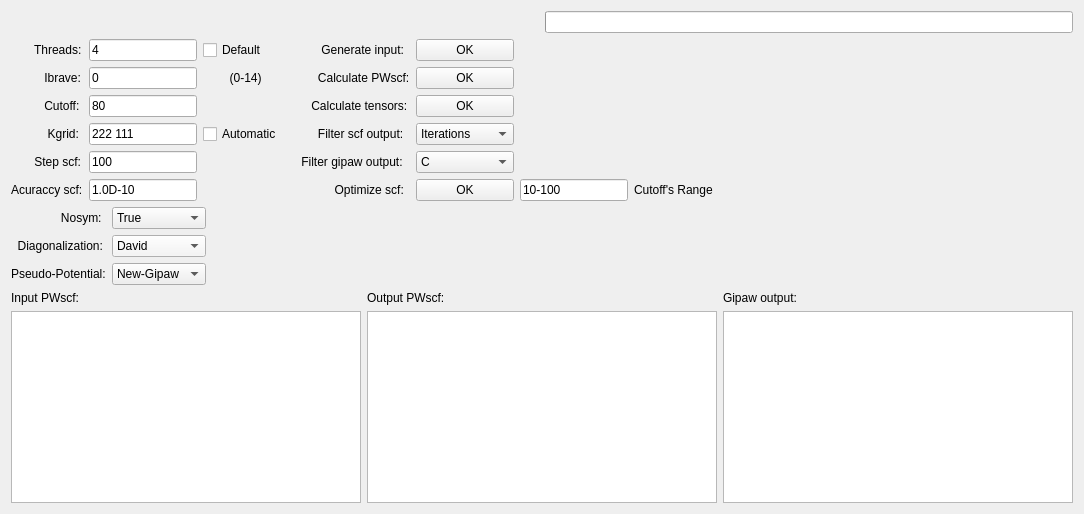
      <widget class="QWidget" name="tab_ssnmr">
       <attribute name="title">
        <string>ss-NMR</string>
       </attribute>
       <layout class="QGridLayout" name="gridLayout_7">
        <item row="0" column="0">
         <layout class="QVBoxLayout" name="verticalLayout_2">
          <item>
           <widget class="QLabel" name="lbl_show_dir_cs_2">
            <property name="text">
             <string/>
            </property>
           </widget>
          </item>
         </layout>
        </item>
        <item row="0" column="1">
         <layout class="QVBoxLayout" name="verticalLayout_3">
          <item>
           <widget class="QProgressBar" name="progbar_qe">
            <property name="styleSheet">
             <string notr="true"/>
            </property>
            <property name="value">
             <number>0</number>
            </property>
            <property name="textVisible">
             <bool>false</bool>
            </property>
           </widget>
          </item>
         </layout>
        </item>
        <item row="1" column="0" colspan="2">
         <layout class="QGridLayout" name="gridLayout_5">
          <item row="5" column="0">
           <widget class="QLabel" name="label_13">
            <property name="styleSheet">
             <string notr="true">font: 12pt &quot;Ubuntu&quot;;
color: rgb(0, 0, 0);</string>
            </property>
            <property name="text">
             <string>Acuraccy scf:</string>
            </property>
           </widget>
          </item>
          <item row="2" column="20">
           <spacer name="horizontalSpacer_25">
            <property name="orientation">
             <enum>Qt::Horizontal</enum>
            </property>
            <property name="sizeHint" stdset="0">
             <size>
              <width>40</width>
              <height>20</height>
             </size>
            </property>
           </spacer>
          </item>
          <item row="2" column="19">
           <spacer name="horizontalSpacer_27">
            <property name="orientation">
             <enum>Qt::Horizontal</enum>
            </property>
            <property name="sizeHint" stdset="0">
             <size>
              <width>40</width>
              <height>20</height>
             </size>
            </property>
           </spacer>
          </item>
          <item row="0" column="3">
           <widget class="QLabel" name="label_14">
            <property name="styleSheet">
             <string notr="true">font: 12pt &quot;Ubuntu&quot;;
color: rgb(0, 0, 0);</string>
            </property>
            <property name="text">
             <string>          Generate input:</string>
            </property>
           </widget>
          </item>
          <item row="4" column="3">
           <widget class="QLabel" name="label_28">
            <property name="styleSheet">
             <string notr="true">font: 12pt &quot;Ubuntu&quot;;
color: rgb(0, 0, 0);</string>
            </property>
            <property name="text">
             <string>    Filter gipaw output:</string>
            </property>
           </widget>
          </item>
          <item row="0" column="2">
           <widget class="QCheckBox" name="chkbox_threadsnmr">
            <property name="enabled">
             <bool>true</bool>
            </property>
            <property name="text">
             <string>Default</string>
            </property>
            <property name="checkable">
             <bool>true</bool>
            </property>
            <property name="checked">
             <bool>false</bool>
            </property>
            <property name="autoRepeat">
             <bool>false</bool>
            </property>
           </widget>
          </item>
          <item row="5" column="1">
           <widget class="QLineEdit" name="ln_acuraccyscf">
            <property name="text">
             <string>1.0D-10</string>
            </property>
           </widget>
          </item>
          <item row="1" column="5">
           <widget class="QPushButton" name="btn_pwout">
            <property name="text">
             <string>OK</string>
            </property>
           </widget>
          </item>
          <item row="3" column="1">
           <widget class="QLineEdit" name="ln_kgrid">
            <property name="sizePolicy">
             <sizepolicy hsizetype="Expanding" vsizetype="Fixed">
              <horstretch>0</horstretch>
              <verstretch>0</verstretch>
             </sizepolicy>
            </property>
            <property name="text">
             <string>222 111</string>
            </property>
           </widget>
          </item>
          <item row="4" column="1">
           <widget class="QLineEdit" name="ln_stepscf">
            <property name="text">
             <string>100</string>
            </property>
           </widget>
          </item>
          <item row="5" column="12">
           <spacer name="horizontalSpacer_2">
            <property name="orientation">
             <enum>Qt::Horizontal</enum>
            </property>
            <property name="sizeHint" stdset="0">
             <size>
              <width>40</width>
              <height>20</height>
             </size>
            </property>
           </spacer>
          </item>
          <item row="3" column="0">
           <widget class="QLabel" name="label_5">
            <property name="styleSheet">
             <string notr="true">font: 12pt &quot;Ubuntu&quot;;
color: rgb(0, 0, 0);</string>
            </property>
            <property name="text">
             <string>           Kgrid:</string>
            </property>
           </widget>
          </item>
          <item row="1" column="0">
           <widget class="QLabel" name="label_6">
            <property name="styleSheet">
             <string notr="true">font: 12pt &quot;Ubuntu&quot;;
color: rgb(0, 0, 0);</string>
            </property>
            <property name="text">
             <string>          Ibrave:</string>
            </property>
           </widget>
          </item>
          <item row="3" column="5">
           <widget class="QComboBox" name="cbox_filterscfout">
            <property name="styleSheet">
             <string notr="true">selection-background-color: rgb(0, 85, 255);</string>
            </property>
            <item>
             <property name="text">
              <string>Iterations</string>
             </property>
            </item>
            <item>
             <property name="text">
              <string>Show all</string>
             </property>
            </item>
            <item>
             <property name="text">
              <string>Total energy</string>
             </property>
            </item>
           </widget>
          </item>
          <item row="0" column="0">
           <widget class="QLabel" name="label_32">
            <property name="styleSheet">
             <string notr="true">font: 12pt &quot;Ubuntu&quot;;
color: rgb(0, 0, 0);</string>
            </property>
            <property name="text">
             <string>       Threads:</string>
            </property>
           </widget>
          </item>
          <item row="1" column="1">
           <widget class="QLineEdit" name="ln_ibrav">
            <property name="text">
             <string>0</string>
            </property>
           </widget>
          </item>
          <item row="2" column="1">
           <widget class="QLineEdit" name="ln_cutoff">
            <property name="text">
             <string>80</string>
            </property>
           </widget>
          </item>
          <item row="2" column="3">
           <widget class="QLabel" name="label_16">
            <property name="styleSheet">
             <string notr="true">font: 12pt &quot;Ubuntu&quot;;
color: rgb(0, 0, 0);</string>
            </property>
            <property name="text">
             <string>       Calculate tensors:</string>
            </property>
           </widget>
          </item>
          <item row="1" column="3">
           <widget class="QLabel" name="label_15">
            <property name="styleSheet">
             <string notr="true">font: 12pt &quot;Ubuntu&quot;;
color: rgb(0, 0, 0);</string>
            </property>
            <property name="text">
             <string>         Calculate PWscf:</string>
            </property>
           </widget>
          </item>
          <item row="4" column="0">
           <widget class="QLabel" name="label_10">
            <property name="styleSheet">
             <string notr="true">font: 12pt &quot;Ubuntu&quot;;
color: rgb(0, 0, 0);</string>
            </property>
            <property name="text">
             <string>       Step scf:</string>
            </property>
           </widget>
          </item>
          <item row="1" column="2">
           <widget class="QLabel" name="label_11">
            <property name="text">
             <string>        (0-14)</string>
            </property>
           </widget>
          </item>
          <item row="4" column="5">
           <widget class="QComboBox" name="cbox_filtergipawout">
            <property name="styleSheet">
             <string notr="true">selection-background-color: rgb(0, 85, 255);</string>
            </property>
            <item>
             <property name="text">
              <string>C</string>
             </property>
            </item>
            <item>
             <property name="text">
              <string>H</string>
             </property>
            </item>
            <item>
             <property name="text">
              <string>P</string>
             </property>
            </item>
            <item>
             <property name="text">
              <string>N</string>
             </property>
            </item>
            <item>
             <property name="text">
              <string>O</string>
             </property>
            </item>
            <item>
             <property name="text">
              <string>Ag</string>
             </property>
            </item>
            <item>
             <property name="text">
              <string>S</string>
             </property>
            </item>
            <item>
             <property name="text">
              <string>Show all</string>
             </property>
            </item>
           </widget>
          </item>
          <item row="0" column="5">
           <widget class="QPushButton" name="btn_pwin">
            <property name="text">
             <string>OK</string>
            </property>
           </widget>
          </item>
          <item row="0" column="1">
           <widget class="QLineEdit" name="ln_threadsnmr">
            <property name="text">
             <string>4</string>
            </property>
           </widget>
          </item>
          <item row="5" column="13">
           <spacer name="horizontalSpacer_41">
            <property name="orientation">
             <enum>Qt::Horizontal</enum>
            </property>
            <property name="sizeHint" stdset="0">
             <size>
              <width>40</width>
              <height>20</height>
             </size>
            </property>
           </spacer>
          </item>
          <item row="2" column="5">
           <widget class="QPushButton" name="btn_gipaw">
            <property name="text">
             <string>OK</string>
            </property>
           </widget>
          </item>
          <item row="5" column="11">
           <spacer name="horizontalSpacer_42">
            <property name="orientation">
             <enum>Qt::Horizontal</enum>
            </property>
            <property name="sizeHint" stdset="0">
             <size>
              <width>40</width>
              <height>20</height>
             </size>
            </property>
           </spacer>
          </item>
          <item row="2" column="0">
           <widget class="QLabel" name="label_3">
            <property name="styleSheet">
             <string notr="true">font: 12pt &quot;Ubuntu&quot;;
color: rgb(0, 0, 0);</string>
            </property>
            <property name="text">
             <string>          Cutoff:</string>
            </property>
           </widget>
          </item>
          <item row="2" column="21">
           <spacer name="horizontalSpacer_4">
            <property name="orientation">
             <enum>Qt::Horizontal</enum>
            </property>
            <property name="sizeHint" stdset="0">
             <size>
              <width>40</width>
              <height>20</height>
             </size>
            </property>
           </spacer>
          </item>
          <item row="5" column="10">
           <spacer name="horizontalSpacer_43">
            <property name="orientation">
             <enum>Qt::Horizontal</enum>
            </property>
            <property name="sizeHint" stdset="0">
             <size>
              <width>40</width>
              <height>20</height>
             </size>
            </property>
           </spacer>
          </item>
          <item row="3" column="3">
           <widget class="QLabel" name="label_25">
            <property name="styleSheet">
             <string notr="true">font: 12pt &quot;Ubuntu&quot;;
color: rgb(0, 0, 0);</string>
            </property>
            <property name="text">
             <string>         Filter scf output:</string>
            </property>
           </widget>
          </item>
          <item row="5" column="8">
           <spacer name="horizontalSpacer_45">
            <property name="orientation">
             <enum>Qt::Horizontal</enum>
            </property>
            <property name="sizeHint" stdset="0">
             <size>
              <width>40</width>
              <height>20</height>
             </size>
            </property>
           </spacer>
          </item>
          <item row="5" column="9">
           <spacer name="horizontalSpacer_44">
            <property name="orientation">
             <enum>Qt::Horizontal</enum>
            </property>
            <property name="sizeHint" stdset="0">
             <size>
              <width>40</width>
              <height>20</height>
             </size>
            </property>
           </spacer>
          </item>
          <item row="5" column="3">
           <widget class="QLabel" name="label_22">
            <property name="styleSheet">
             <string notr="true">font: 12pt &quot;Ubuntu&quot;;
color: rgb(0, 0, 0);</string>
            </property>
            <property name="text">
             <string>              Optimize scf:</string>
            </property>
           </widget>
          </item>
          <item row="5" column="5">
           <widget class="QPushButton" name="btn_scfopt">
            <property name="text">
             <string>OK</string>
            </property>
           </widget>
          </item>
          <item row="5" column="6">
           <widget class="QLineEdit" name="ln_rangecutoff">
            <property name="text">
             <string>10-100</string>
            </property>
           </widget>
          </item>
          <item row="5" column="7">
           <widget class="QLabel" name="label_20">
            <property name="text">
             <string>Cutoff's Range</string>
            </property>
           </widget>
          </item>
          <item row="3" column="2">
           <widget class="QCheckBox" name="chk_kauto">
            <property name="text">
             <string>Automatic</string>
            </property>
           </widget>
          </item>
         </layout>
        </item>
        <item row="2" column="0">
         <layout class="QGridLayout" name="gridLayout_10">
          <item row="1" column="0">
           <widget class="QLabel" name="label_9">
            <property name="styleSheet">
             <string notr="true">font: 12pt &quot;Ubuntu&quot;;
color: rgb(0, 0, 0);</string>
            </property>
            <property name="text">
             <string>  Diagonalization:</string>
            </property>
           </widget>
          </item>
          <item row="2" column="1">
           <widget class="QComboBox" name="cbox_pseudop">
            <property name="styleSheet">
             <string notr="true">selection-background-color: rgb(0, 85, 255);</string>
            </property>
            <item>
             <property name="text">
              <string notr="true">New-Gipaw</string>
             </property>
            </item>
            <item>
             <property name="text">
              <string>Ultrasoft</string>
             </property>
            </item>
           </widget>
          </item>
          <item row="2" column="0">
           <widget class="QLabel" name="label_8">
            <property name="styleSheet">
             <string notr="true">font: 12pt &quot;Ubuntu&quot;;
color: rgb(0, 0, 0);</string>
            </property>
            <property name="text">
             <string>Pseudo-Potential:</string>
            </property>
           </widget>
          </item>
          <item row="1" column="1">
           <widget class="QComboBox" name="cbox_diagonalization">
            <property name="palette">
             <palette>
              <active>
               <colorrole role="Button">
                <brush brushstyle="SolidPattern">
                 <color alpha="255">
                  <red>245</red>
                  <green>245</green>
                  <blue>245</blue>
                 </color>
                </brush>
               </colorrole>
               <colorrole role="Base">
                <brush brushstyle="SolidPattern">
                 <color alpha="255">
                  <red>245</red>
                  <green>245</green>
                  <blue>245</blue>
                 </color>
                </brush>
               </colorrole>
               <colorrole role="Window">
                <brush brushstyle="SolidPattern">
                 <color alpha="255">
                  <red>245</red>
                  <green>245</green>
                  <blue>245</blue>
                 </color>
                </brush>
               </colorrole>
               <colorrole role="Highlight">
                <brush brushstyle="SolidPattern">
                 <color alpha="255">
                  <red>0</red>
                  <green>85</green>
                  <blue>255</blue>
                 </color>
                </brush>
               </colorrole>
              </active>
              <inactive>
               <colorrole role="Button">
                <brush brushstyle="SolidPattern">
                 <color alpha="255">
                  <red>245</red>
                  <green>245</green>
                  <blue>245</blue>
                 </color>
                </brush>
               </colorrole>
               <colorrole role="Base">
                <brush brushstyle="SolidPattern">
                 <color alpha="255">
                  <red>245</red>
                  <green>245</green>
                  <blue>245</blue>
                 </color>
                </brush>
               </colorrole>
               <colorrole role="Window">
                <brush brushstyle="SolidPattern">
                 <color alpha="255">
                  <red>245</red>
                  <green>245</green>
                  <blue>245</blue>
                 </color>
                </brush>
               </colorrole>
               <colorrole role="Highlight">
                <brush brushstyle="SolidPattern">
                 <color alpha="255">
                  <red>0</red>
                  <green>85</green>
                  <blue>255</blue>
                 </color>
                </brush>
               </colorrole>
              </inactive>
              <disabled>
               <colorrole role="Button">
                <brush brushstyle="SolidPattern">
                 <color alpha="255">
                  <red>245</red>
                  <green>245</green>
                  <blue>245</blue>
                 </color>
                </brush>
               </colorrole>
               <colorrole role="Base">
                <brush brushstyle="SolidPattern">
                 <color alpha="255">
                  <red>245</red>
                  <green>245</green>
                  <blue>245</blue>
                 </color>
                </brush>
               </colorrole>
               <colorrole role="Window">
                <brush brushstyle="SolidPattern">
                 <color alpha="255">
                  <red>245</red>
                  <green>245</green>
                  <blue>245</blue>
                 </color>
                </brush>
               </colorrole>
               <colorrole role="Highlight">
                <brush brushstyle="SolidPattern">
                 <color alpha="255">
                  <red>0</red>
                  <green>85</green>
                  <blue>255</blue>
                 </color>
                </brush>
               </colorrole>
              </disabled>
             </palette>
            </property>
            <property name="cursor">
             <cursorShape>ArrowCursor</cursorShape>
            </property>
            <property name="mouseTracking">
             <bool>false</bool>
            </property>
            <property name="styleSheet">
             <string notr="true">selection-background-color: rgb(0, 85, 255);</string>
            </property>
            <property name="editable">
             <bool>false</bool>
            </property>
            <property name="currentIndex">
             <number>0</number>
            </property>
            <property name="duplicatesEnabled">
             <bool>false</bool>
            </property>
            <item>
             <property name="text">
              <string>David</string>
             </property>
            </item>
            <item>
             <property name="text">
              <string>Cg</string>
             </property>
            </item>
           </widget>
          </item>
          <item row="1" column="2">
           <spacer name="horizontalSpacer_33">
            <property name="orientation">
             <enum>Qt::Horizontal</enum>
            </property>
            <property name="sizeHint" stdset="0">
             <size>
              <width>40</width>
              <height>20</height>
             </size>
            </property>
           </spacer>
          </item>
          <item row="0" column="0">
           <widget class="QLabel" name="label_12">
            <property name="styleSheet">
             <string notr="true">font: 12pt &quot;Ubuntu&quot;;
color: rgb(0, 0, 0);</string>
            </property>
            <property name="text">
             <string>               Nosym:</string>
            </property>
           </widget>
          </item>
          <item row="0" column="1">
           <widget class="QComboBox" name="cbox_nosym">
            <property name="styleSheet">
             <string notr="true">selection-background-color: rgb(0, 85, 255);</string>
            </property>
            <item>
             <property name="text">
              <string>True</string>
             </property>
            </item>
            <item>
             <property name="text">
              <string>False</string>
             </property>
            </item>
           </widget>
          </item>
         </layout>
        </item>
        <item row="3" column="0" colspan="2">
         <layout class="QGridLayout" name="gridLayout_8">
          <item row="1" column="0">
           <widget class="QTextEdit" name="txt_pwin">
            <property name="html">
             <string>&lt;!DOCTYPE HTML PUBLIC &quot;-//W3C//DTD HTML 4.0//EN&quot; &quot;http://www.w3.org/TR/REC-html40/strict.dtd&quot;&gt;
&lt;html&gt;&lt;head&gt;&lt;meta name=&quot;qrichtext&quot; content=&quot;1&quot; /&gt;&lt;style type=&quot;text/css&quot;&gt;
p, li { white-space: pre-wrap; }
&lt;/style&gt;&lt;/head&gt;&lt;body style=&quot; font-family:'Noto Sans'; font-size:10pt; font-weight:400; font-style:normal;&quot;&gt;
&lt;p style=&quot;-qt-paragraph-type:empty; margin-top:0px; margin-bottom:0px; margin-left:0px; margin-right:0px; -qt-block-indent:0; text-indent:0px;&quot;&gt;&lt;br /&gt;&lt;/p&gt;&lt;/body&gt;&lt;/html&gt;</string>
            </property>
           </widget>
          </item>
          <item row="1" column="2">
           <widget class="QTextEdit" name="txt_gipaw"/>
          </item>
          <item row="1" column="1">
           <widget class="QTextEdit" name="txt_pwout"/>
          </item>
          <item row="0" column="2">
           <widget class="QLabel" name="label_19">
            <property name="text">
             <string>Gipaw output:</string>
            </property>
           </widget>
          </item>
          <item row="0" column="1">
           <widget class="QLabel" name="label_18">
            <property name="text">
             <string>Output PWscf:</string>
            </property>
           </widget>
          </item>
          <item row="0" column="0">
           <widget class="QLabel" name="label_17">
            <property name="text">
             <string>Input PWscf:</string>
            </property>
           </widget>
          </item>
         </layout>
        </item>
       </layout>
      </widget>
